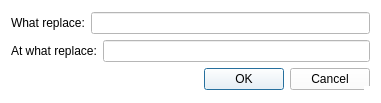
<?xml version="1.0" encoding="UTF-8"?>
<ui version="4.0">
 <class>Dialog</class>
 <widget class="QDialog" name="Dialog">
  <property name="windowModality">
   <enum>Qt::NonModal</enum>
  </property>
  <property name="geometry">
   <rect>
    <x>0</x>
    <y>0</y>
    <width>381</width>
    <height>103</height>
   </rect>
  </property>
  <property name="sizePolicy">
   <sizepolicy hsizetype="Preferred" vsizetype="Preferred">
    <horstretch>37</horstretch>
    <verstretch>0</verstretch>
   </sizepolicy>
  </property>
  <property name="minimumSize">
   <size>
    <width>0</width>
    <height>0</height>
   </size>
  </property>
  <property name="maximumSize">
   <size>
    <width>9999</width>
    <height>9999</height>
   </size>
  </property>
  <property name="windowTitle">
   <string>Replace</string>
  </property>
  <property name="windowIcon">
   <iconset>
    <normaloff>../icos/About.png</normaloff>../icos/About.png</iconset>
  </property>
  <property name="styleSheet">
   <string notr="true">background-color: rgb(255, 255, 255);</string>
  </property>
  <property name="sizeGripEnabled">
   <bool>true</bool>
  </property>
  <layout class="QVBoxLayout" name="verticalLayout_2">
   <item>
    <layout class="QVBoxLayout" name="verticalLayout">
     <item>
      <layout class="QHBoxLayout" name="horizontalLayout">
       <item>
        <widget class="QLabel" name="label">
         <property name="text">
          <string>What replace:</string>
         </property>
        </widget>
       </item>
       <item>
        <widget class="QLineEdit" name="lineEdit"/>
       </item>
      </layout>
     </item>
     <item>
      <layout class="QHBoxLayout" name="horizontalLayout_2">
       <item>
        <widget class="QLabel" name="label_2">
         <property name="text">
          <string>At what replace:</string>
         </property>
        </widget>
       </item>
       <item>
        <widget class="QLineEdit" name="lineEdit_2"/>
       </item>
      </layout>
     </item>
     <item>
      <layout class="QHBoxLayout" name="horizontalLayout_3">
       <item>
        <spacer name="horizontalSpacer">
         <property name="orientation">
          <enum>Qt::Horizontal</enum>
         </property>
         <property name="sizeHint" stdset="0">
          <size>
           <width>168</width>
           <height>20</height>
          </size>
         </property>
        </spacer>
       </item>
       <item>
        <widget class="QPushButton" name="pushButton">
         <property name="text">
          <string>OK</string>
         </property>
         <property name="icon">
          <iconset resource="../rizekqsseditor.qrc">
           <normaloff>:/ico/icos/OK.png</normaloff>:/ico/icos/OK.png</iconset>
         </property>
         <property name="normal" stdset="0">
          <bool>true</bool>
         </property>
        </widget>
       </item>
       <item>
        <widget class="QPushButton" name="pushButton_2">
         <property name="text">
          <string>Cancel</string>
         </property>
         <property name="icon">
          <iconset resource="../rizekqsseditor.qrc">
           <normaloff>:/ico/icos/remove.png</normaloff>:/ico/icos/remove.png</iconset>
         </property>
         <property name="normal" stdset="0">
          <bool>true</bool>
         </property>
        </widget>
       </item>
      </layout>
     </item>
    </layout>
   </item>
  </layout>
 </widget>
 <resources>
  <include location="../rizekqsseditor.qrc"/>
 </resources>
 <connections>
  <connection>
   <sender>pushButton_2</sender>
   <signal>clicked()</signal>
   <receiver>Dialog</receiver>
   <slot>reject()</slot>
   <hints>
    <hint type="sourcelabel">
     <x>321</x>
     <y>86</y>
    </hint>
    <hint type="destinationlabel">
     <x>184</x>
     <y>54</y>
    </hint>
   </hints>
  </connection>
 </connections>
</ui>
